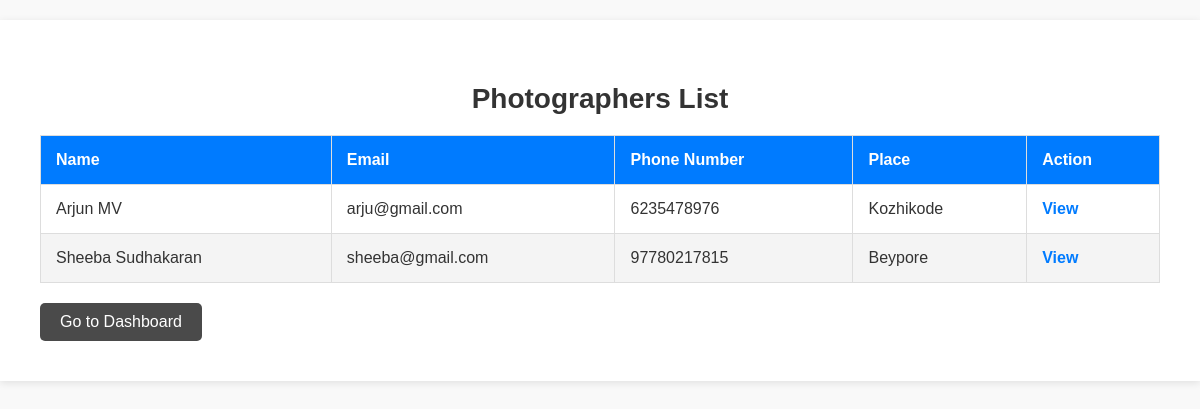
Screenshot of /photographers/ with the database file from the repository.
### pixconnectapp/models.py (models this page shows, shortened)
class PhotomanDetails(models.Model):
    user = models.OneToOneField(settings.AUTH_USER_MODEL, on_delete=models.CASCADE)
    first_name = models.CharField(max_length=50)
    last_name = models.CharField(max_length=50)
    email = models.EmailField()
    phone_number = models.CharField(max_length=15)
    aadhar_image = models.ImageField(upload_to='aadhar_images/')
    place = models.CharField(max_length=100)
    status = models.CharField(max_length=20, default='pending')

### pixconnectapp/views.py (the view)
# urls.py: path('photographers/', views.photographers_view, name='photographers'),
def photographers_view(request):
    photographers = PhotomanDetails.objects.filter(status='approved')
    return render(request, 'photographers.html', {'photographers': photographers})

### templates/photographers.html (shortened to what this page needs)
<!DOCTYPE html>
<html lang="en">
<head>
    <link rel="stylesheet" href="https://cdnjs.cloudflare.com/ajax/libs/font-awesome/5.15.4/css/all.min.css">
</head>
<body>
    <main>
        <h2>Photographers List</h2>
        <table>
            <thead>
                <tr>
                    <th>Name</th>
                    <th>Email</th>
                    <th>Phone Number</th>
                    <th>Place</th>
                    <th>Action</th>
                </tr>
            </thead>
            <tbody>
                {% for photographer in photographers %}
                <tr>
                    <td>{{ photographer.first_name }} {{ photographer.last_name }}</td>
                    <td>{{ photographer.email }}</td>
                    <td>{{ photographer.phone_number }}</td>
                    <td>{{ photographer.place }}</td>
                    <td><a href="{% url 'photographer_detail' photographer.id %}">View</a></td>
                </tr>
                {% empty %}
                <tr>
                    <td colspan="5">No approved photographers found.</td>
                </tr>
                {% endfor %}
            </tbody>
        </table>
        <a href="{% url 'user_dashboard' %}" class="dashboard-btn">Go to Dashboard</a>
    </main>
</body>
</html>

### templates/photographers.html (style rules this page uses)
body { font-family: 'Arial', sans-serif; margin: 0; padding: 0; background-color: #f9f9f9; color: #333; }
main { padding: 40px; background-color: #fff; margin: 20px auto; max-width: 1200px; box-shadow: 0 2px 8px rgba(0, 0, 0, 0.1); }
h2 { font-size: 28px; color: #333; margin-bottom: 20px; text-align: center; }
table { width: 100%; border-collapse: collapse; margin-top: 20px; }
table th, table td { padding: 15px; text-align: left; border: 1px solid #ddd; font-size: 16px; }
table th { background-color: #007bff; color: #fff; font-weight: bold; }
table tr:nth-child(even) { background-color: #f4f4f4; }
table td a { color: #007bff; text-decoration: none; font-weight: 600; }
.dashboard-btn { background-color: #4A4A4A; color: white; padding: 10px 20px; border-radius: 5px; text-decoration: none; display: inline-block; margin-top: 20px; font-size: 16px; }

### rows the page displays
PhotomanDetails: first_name "Arjun", last_name "MV", email "arju@gmail.com", phone_number "6235478976", place "Kozhikode"
PhotomanDetails: first_name "Sheeba", last_name "Sudhakaran", email "sheeba@gmail.com", phone_number "97780217815", place "Beypore"
